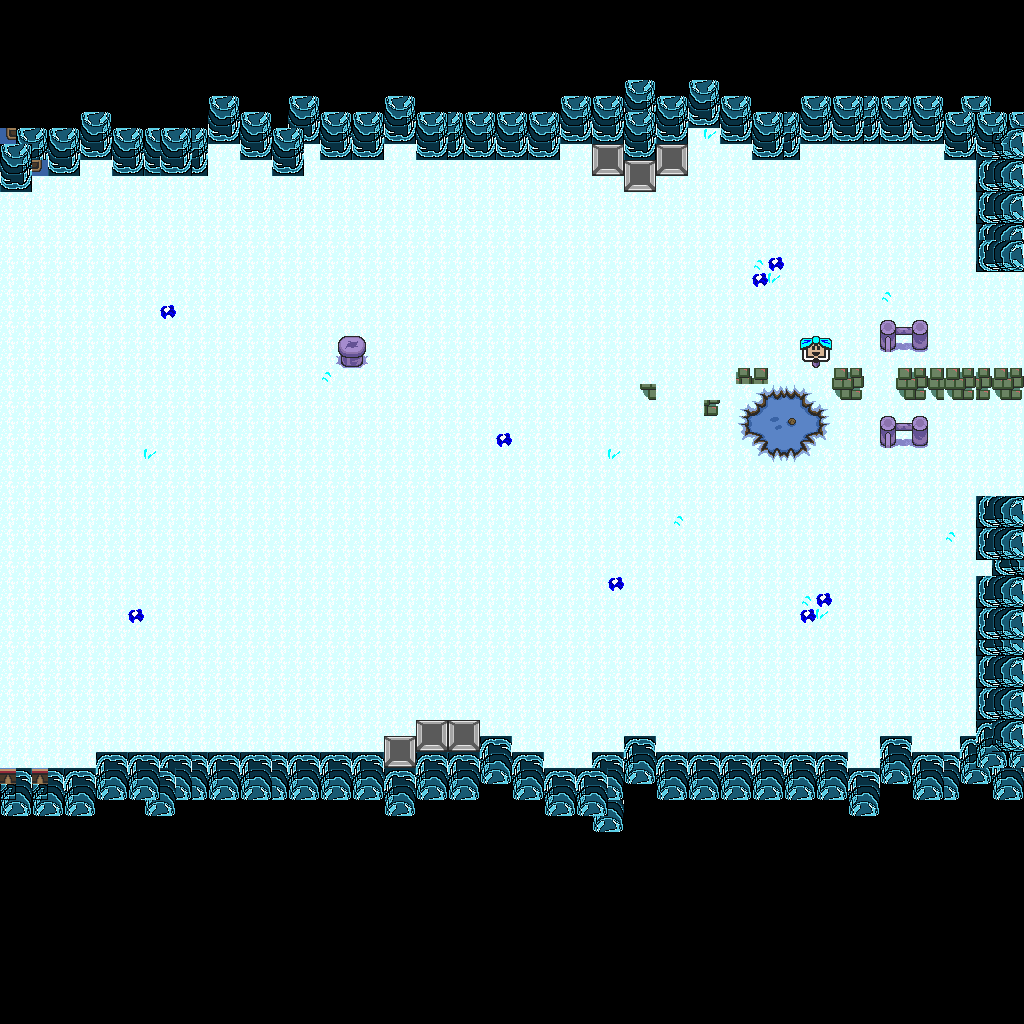

Tiled map render using the project's own tile images. Description and the map definition, with tile-layer contents summarised, below:
An orthogonal 64x64 tile map with 16x16 px tiles, 1 tile layer (base), 2 hidden layers not drawn and 7 objects.

<map version="1.10" tiledversion="1.12.1" orientation="orthogonal" renderorder="right-down" width="64" height="64" tilewidth="16" tileheight="16" infinite="0" nextlayerid="4" nextobjectid="8">
 <tileset firstgid="1" source="../classiciphone_pics4.tsx" />
 <layer id="1" name="base" width="64" height="64">
  <data>[4096 cells, 4096 non-empty, 68 distinct tile ids]</data>
 </layer>
 <layer id="2" name="collision" width="64" height="64" visible="0">
  <properties><property name="collision" value="true" /></properties>
  <data>[4096 cells, 1779 non-empty, 1 distinct tile ids]</data>
 </layer>
 <layer id="3" name="water" width="64" height="64" visible="0">
  <properties><property name="terrain" value="water" /></properties>
  <data>[4096 cells, 8 non-empty, 1 distinct tile ids]</data>
 </layer>
 <objectgroup id="4" name="npcs">
  <object id="1" x="592.0" y="144.0" width="16" height="16">
   <properties>
    <property name="script" type="string">-- Auto-converted from GraalScript
-- hoin healthpot;</property>
   </properties>
  </object>
  <object id="2" x="624.0" y="160.0" width="16" height="16">
   <properties>
    <property name="script" type="string">-- Auto-converted from GraalScript
-- hoin healthpot;</property>
   </properties>
  </object>
  <object id="3" x="656.0" y="144.0" width="16" height="16">
   <properties>
    <property name="script" type="string">-- Auto-converted from GraalScript
-- hoin healthpot;</property>
   </properties>
  </object>
  <object id="4" x="448.0" y="720.0" width="16" height="16">
   <properties>
    <property name="script" type="string">-- Auto-converted from GraalScript
-- hoin healthpot;</property>
   </properties>
  </object>
  <object id="5" x="416.0" y="720.0" width="16" height="16">
   <properties>
    <property name="script" type="string">-- Auto-converted from GraalScript
-- hoin healthpot;</property>
   </properties>
  </object>
  <object id="6" x="384.0" y="736.0" width="16" height="16">
   <properties>
    <property name="script" type="string">-- Auto-converted from GraalScript
-- hoin healthpot;</property>
   </properties>
  </object>
  <object id="7" x="800.0" y="352.0" width="16" height="16">
   <properties>
    <property name="script" type="string">-- Auto-converted from GraalScript
joinResource("sign")
-- [CLIENT-SIDE — server no-op]
-- if (playerenters) setstring this.text,#u warp room#b
-- #l graveyard#b
-- #r dozer's house;</property>
   </properties>
  </object>
 </objectgroup>
</map>
